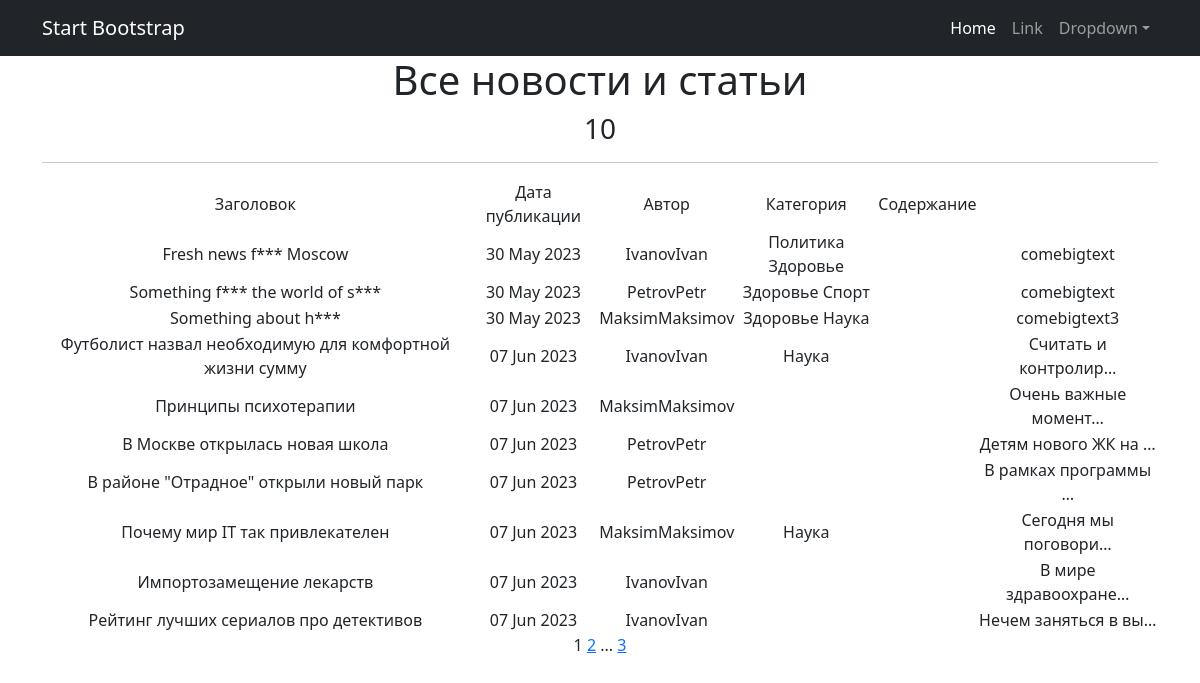
Page /content/ on the earlier database version.
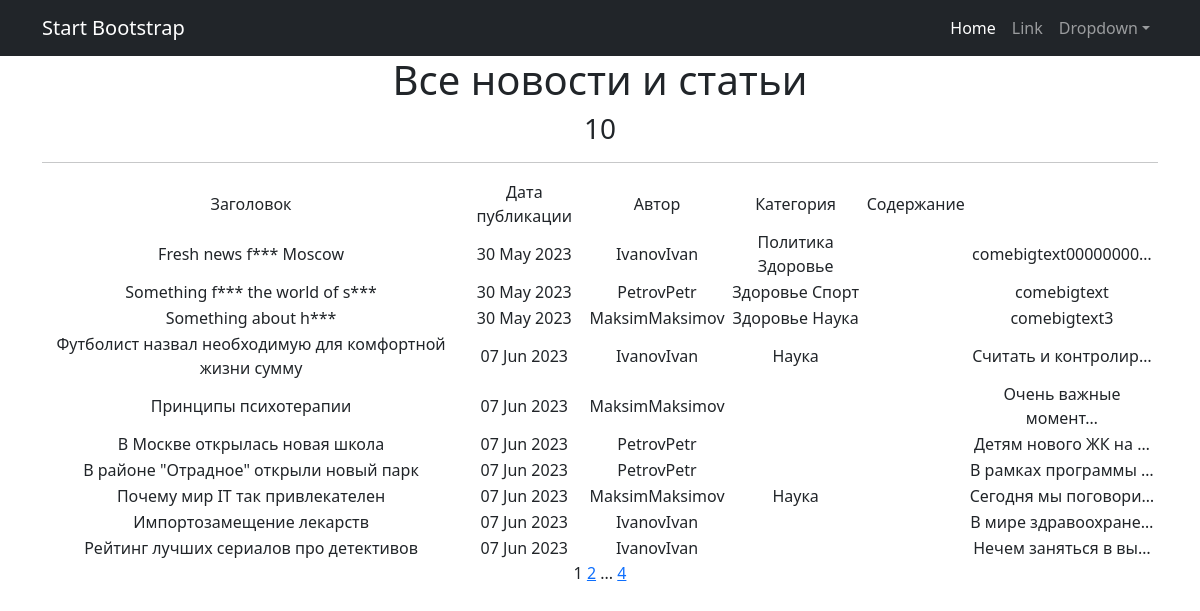
Same page on the later database version.
### Composition/models.py (models this page shows, shortened)
class Post(models.Model):
    NEWS = 'NW'
    ARTICLE = 'AR'
    author = models.ForeignKey(Author, on_delete=models.CASCADE)
    postType = models.CharField(max_length=2, choices=POST_TYPES, default=NEWS)
    addTime = models.DateTimeField(auto_now_add=True)
    postCategory = models.ManyToManyField("Category", through='PostCategory')
    title = models.CharField(max_length=128)
    content = models.TextField()
    postRating = models.SmallIntegerField(default=0)

class Author(models.Model):
    authorUser = models.OneToOneField(User, on_delete=models.CASCADE)
    authorRating = models.SmallIntegerField(default=0)
    def __str__(self):
        return f'{self.authorUser}'

### Composition/views.py (the view)
# urls.py: path('', NewsList.as_view(), name='news_list'),
class NewsList(ListView):
    model = Post
    ordering = 'addTime'
    template_name = 'all_news.html'
    context_object_name = 'all_news'
    paginate_by = 10
    def get_queryset(self):
        queryset = super().get_queryset()
        self.filterset = PostFilter(self.request.GET, queryset)
        return self.filterset.qs
    def get_context_data(self, **kwargs):
        context = super().get_context_data(**kwargs)
        context['add_time'] = Post.addTime
        context['filterset'] = self.filterset
        return context

### Composition/templatetags/custom_filters.py (called while the page is built)
@register.filter()
def censor(content):
    text = content.split()
    for i, word in enumerate(text):
        if word in bad_words:
            text[i] = word[0] + '***'
    return ' '.join(text)

### Composition/templatetags/custom_tags.py (called while the page is built)
@register.simple_tag(takes_context=True)
def url_replace(context, **kwargs):
   d = context['request'].GET.copy()
   for k, v in kwargs.items():
       d[k] = v
   return d.urlencode()

### templates/all_news.html (shortened to what this page needs)
{% extends 'flatpages/default.html' %}
{% load custom_filters %}
{% load custom_tags %}
{% block content %}
<h1>Все новости и статьи</h1>
<h3>{{ all_news|length }}</h3>
<hr>
   {% if all_news %}
       <table>
           <tr>
               <td>Заголовок</td>
               <td>Дата публикации</td>
               <td>Автор</td>
               <td>Категория</td>
               <td>Содержание</td>
           </tr>
           {% for news in all_news %}
           <tr>
               <td>{{ news.title|censor }}</td>
               <td>{{ news.addTime|date:'d M Y'}}</td>
               <td>{{ news.author }}</td>
                <td>{% for cat in news.postCategory.all %}
                    {{ cat.categoryName }}
                     {% endfor %}
                </td>
               <td>
                </td>
               <td>{{ news.content|truncatechars:20|censor }}</td>
           </tr>
           {% endfor %}
       </table>
   {% else %}
       <h2>Статей и новостей нет!</h2>
   {% endif %}
   {{ page_obj.number }}
   {% if page_obj.has_next %}
       <a href="?{% url_replace page=page_obj.next_page_number %}">{{ page_obj.next_page_number }}</a>
       {% if paginator.num_pages != page_obj.next_page_number %}
           ...
           <a href="?{% url_replace page=page_obj.paginator.num_pages %}">{{ page_obj.paginator.num_pages }}</a>
       {% endif %}
   {% endif %}
{% endblock content %}

Differences in the rows shown:
changed Post "Fresh news f*** Moscow": content|censor "comebigtext" → "comebigtext00000000…"
Other differences:
{{ page_obj.paginator.num_pages }}: "3" → "4"
